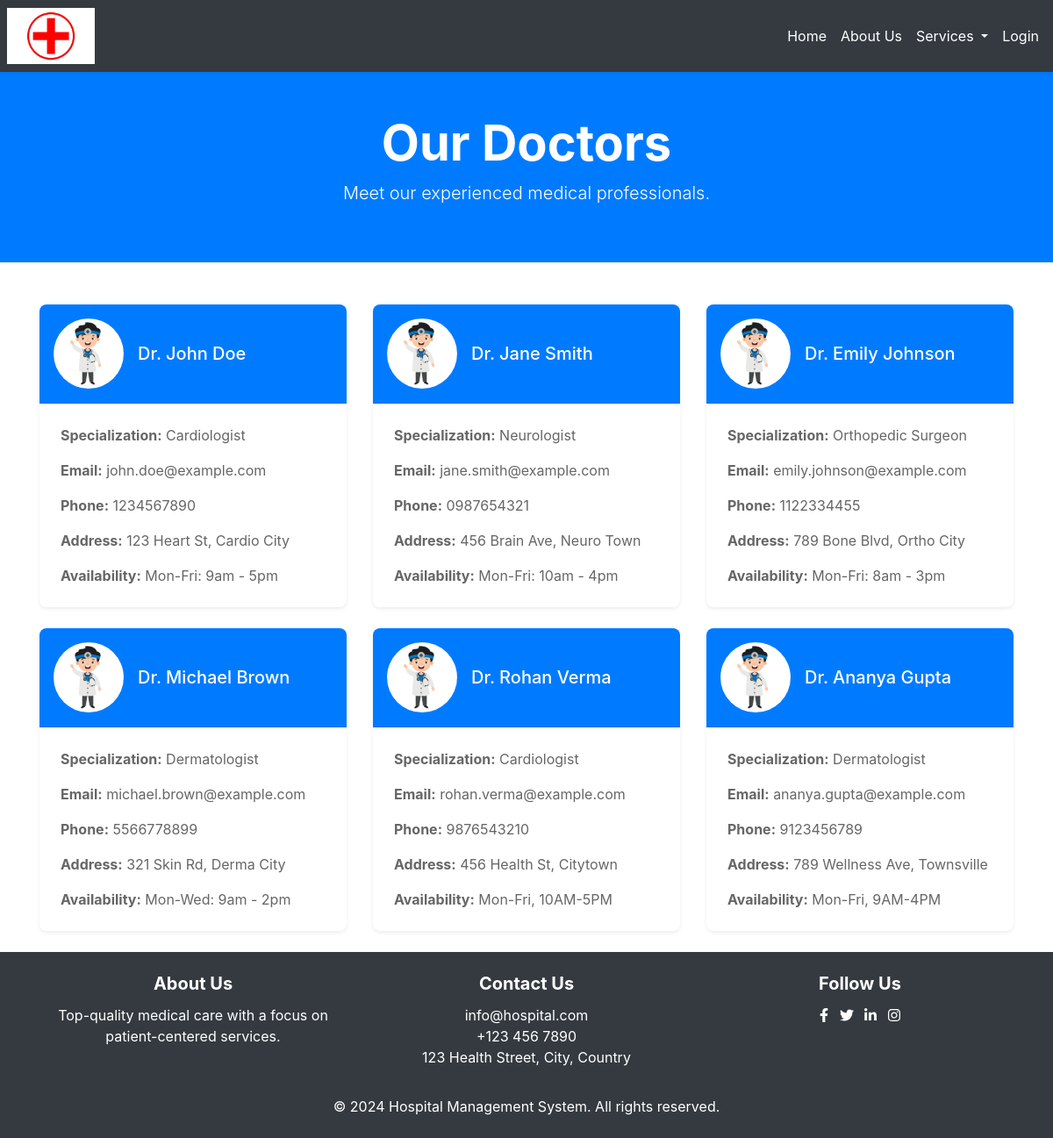
The app's page /doctors.php with its own data.
### tables this page shows
CREATE TABLE `doctors` (
  `id` int(11) NOT NULL,
  `name` varchar(255) NOT NULL,
  `specialization` varchar(255) NOT NULL,
  `email` varchar(255) NOT NULL,
  `phone` varchar(20) NOT NULL,
  `address` text DEFAULT NULL,
  `availability` text DEFAULT NULL,
  `qualification` text DEFAULT NULL,
  `profile_picture` varchar(255) DEFAULT NULL,
  `created_at` timestamp NOT NULL DEFAULT current_timestamp()
);

### doctors.php (the view, shortened to what this page needs)
<?php include('header.php'); ?>
<header class="bg-primary text-white text-center py-5">
    <div class="container">
        <h1 class="display-4 font-weight-bold">Our Doctors</h1>
        <p class="lead">Meet our experienced medical professionals.</p>
    </div>
</header>
<main class="container mt-5">
    <div class="row">
        <?php
        include('db_connection.php');
        $query = "SELECT * FROM doctors";
        $result = $conn->query($query);
        if ($result->num_rows > 0) {
            while ($row = $result->fetch_assoc()) {
                echo '<div class="col-md-4 mb-4">';
                echo '    <div class="card shadow-sm">';
                echo '        <div class="card-header d-flex align-items-center">';
                if (!empty($row['profile_picture'])) {
                    echo '            <img src="uploads/' . htmlspecialchars($row['profile_picture']) . '" alt="Profile Picture" class="img-fluid rounded-circle mr-3">';
                } else {
                    echo '            <img src="default-profile.png" alt="Default Profile Picture" class="img-fluid rounded-circle mr-3">';
                }
                echo '            <h5 class="card-title">' . htmlspecialchars($row['name']) . '</h5>';
                echo '        </div>';
                echo '        <div class="card-body">';
                echo '            <p class="card-text"><strong>Specialization:</strong> ' . htmlspecialchars($row['specialization']) . '</p>';
                echo '            <p class="card-text"><strong>Email:</strong> ' . htmlspecialchars($row['email']) . '</p>';
                echo '            <p class="card-text"><strong>Phone:</strong> ' . htmlspecialchars($row['phone']) . '</p>';
                echo '            <p class="card-text"><strong>Address:</strong> ' . htmlspecialchars($row['address']) . '</p>';
                echo '            <p class="card-text"><strong>Availability:</strong> ' . htmlspecialchars($row['availability']) . '</p>';
                echo '        </div>';
                echo '    </div>';
                echo '</div>';
            }
        } else {
            echo '<div class="col-md-12 text-center">';
            echo '    <p>No doctors available at the moment.</p>';
            echo '</div>';
        }
        ?>
    </div>
</main>
<?php include('footer.php'); ?>

### header.php (shortened to what this page needs)
<!DOCTYPE html>
<html lang="en">
<head>
    <link rel="stylesheet" href="https://stackpath.bootstrapcdn.com/bootstrap/4.5.2/css/bootstrap.min.css">
    <link rel="stylesheet" href="styles.css">
    <link rel="stylesheet" href="https://cdnjs.cloudflare.com/ajax/libs/font-awesome/6.0.0-beta3/css/all.min.css">
</head>
<body>
<nav class="navbar navbar-expand-lg navbar-dark bg-dark">
    <a class="navbar-brand" href="#">
        <img src="hospital-logo.jpg" alt="Hospital Logo" style="width: 150px;">
    </a>
    <div class="collapse navbar-collapse" id="navbarNav">
        <ul class="navbar-nav ml-auto">
            <li class="nav-item active">
                <a class="nav-link" href="index.php">Home</a>
            </li>
            <li class="nav-item">
                <a class="nav-link" href="about.php">About Us</a>
            </li>
            <li class="nav-item dropdown">
                <a class="nav-link dropdown-toggle" href="#" id="servicesDropdown" role="button" data-toggle="dropdown" aria-haspopup="true" aria-expanded="false">
                    Services
                </a>
            </li>
            <?php if (isset($_SESSION['user_id'])): ?>
                <?php if ($_SESSION['role'] == 'doctor'): ?>
                    <li class="nav-item dropdown">
                        <a class="nav-link dropdown-toggle" href="#" id="doctorsDropdown" role="button" data-toggle="dropdown" aria-haspopup="true" aria-expanded="false">
                            Doctors
                        </a>
                        <div class="dropdown-menu" aria-labelledby="doctorsDropdown">
                            <a class="dropdown-item" href="view_consultations.php">View Consultations</a>
                        </div>
                    </li>
                <?php endif; ?>
                <li class="nav-item">
                    <a class="nav-link" href="logout.php">Logout</a>
                </li>
            <?php else: ?>
                <li class="nav-item">
                    <a class="nav-link" href="login.php">Login</a>
                </li>
            <?php endif; ?>
        </ul>
    </div>
</nav>
</body>
</html>

### footer.php (shortened to what this page needs)
<footer class="footer bg-dark text-white text-center py-4">
    <div class="container">
        <div class="row justify-content-center">
            <div class="col-md-4 mb-3">
                <h5 class="font-weight-bold">About Us</h5>
                <p class="footer-text">Top-quality medical care with a focus on patient-centered services.</p>
            </div>
            <div class="col-md-4 mb-3">
                <h5 class="font-weight-bold">Contact Us</h5>
                <p class="footer-text">
                    <a href="mailto:info@hospital.com" class="text-white">info@hospital.com</a><br>
                    <a href="tel:+1234567890" class="text-white">+123 456 7890</a><br>
                    123 Health Street, City, Country
                </p>
            </div>
            <div class="col-md-4 mb-3">
                <h5 class="font-weight-bold">Follow Us</h5>
                <a href="https://www.facebook.com/bhuwan.shu?mibextid=ZbWKwL" class="text-white mr-2" aria-label="Facebook"><i class="fab fa-facebook-f"></i></a>
                <a href="https://x.com/MRSTRANGER193?t=6ImuZpxtOmjeWwbPoVraLQ&s=09" class="text-white mr-2" aria-label="Twitter"><i class="fab fa-twitter"></i></a>
                <a href="https://www.linkedin.com/public-profile/settings?trk=d_flagship3_profile_self_view_public_profile" class="text-white mr-2" aria-label="LinkedIn"><i class="fab fa-linkedin-in"></i></a>
                <a href="https://www.instagram.com/leo_3.0__?igsh=MWRsNjA4OG93a3Vrbg==" class="text-white" aria-label="Instagram"><i class="fab fa-instagram"></i></a>
            </div>
        </div>
        <div class="mt-2">
            <p class="footer-text mb-0">&copy; 2024 Hospital Management System. All rights reserved.</p>
        </div>
    </div>
</footer>

### styles.css (style rules this page uses)
.card { border: none; border-radius: 8px; overflow: hidden; transition: transform 0.3s, box-shadow 0.3s; }
.card-header { display: flex; align-items: center; background-color: #007bff; color: #fff; padding: 1rem; }
.card-header img { width: 80px; height: 80px; object-fit: cover; margin-right: 1rem; border-radius: 50%; }
.card-body { padding: 1.5rem; }
.card-title { font-size: 1.25rem; margin-bottom: 0; }
.card-text { font-size: 1rem; color: #666; }
.navbar { padding: 0.25rem 0.5rem; box-shadow: 0 1px 3px rgba(0, 0, 0, 0.1); }
.navbar-brand img { max-width: 100px; }
.nav-link { color: #fff !important; padding: 0.25rem 0.5rem; font-size: 16px; transition: background-color 0.3s ease; }
html, body { height: 100%; margin: 0; }
body { display: flex; flex-direction: column; }
main { flex: 1; }
footer { background-color: #343a40; color: #fff; text-align: center; padding: 0.1rem; }

### footer.php (style rules this page uses)
.footer { background-color: #343a40; color: #f8f9fa; }
.footer h5 { font-size: 1.25rem; margin-bottom: 0.75rem; }
.footer-text { font-size: 1rem; margin-bottom: 0.5rem; }
.footer a { color: #f8f9fa; text-decoration: none; }

### records on screen
doctors: name "Dr. John Doe", specialization "Cardiologist", email "john.doe@example.com", phone "1234567890", address "123 Heart St, Cardio City", availability "Mon-Fri: 9am - 5pm"
doctors: name "Dr. Jane Smith", specialization "Neurologist", email "jane.smith@example.com", phone "0987654321", address "456 Brain Ave, Neuro Town", availability "Mon-Fri: 10am - 4pm"
doctors: name "Dr. Emily Johnson", specialization "Orthopedic Surgeon", email "emily.johnson@example.com", phone "1122334455", address "789 Bone Blvd, Ortho City", availability "Mon-Fri: 8am - 3pm"
doctors: name "Dr. Michael Brown", specialization "Dermatologist", email "michael.brown@example.com", phone "5566778899", address "321 Skin Rd, Derma City", availability "Mon-Wed: 9am - 2pm"
doctors: name "Dr. Rohan Verma", specialization "Cardiologist", email "rohan.verma@example.com", phone "9876543210", address "456 Health St, Citytown", availability "Mon-Fri, 10AM-5PM"
doctors: name "Dr. Ananya Gupta", specialization "Dermatologist", email "ananya.gupta@example.com", phone "9123456789", address "789 Wellness Ave, Townsville", availability "Mon-Fri, 9AM-4PM"
